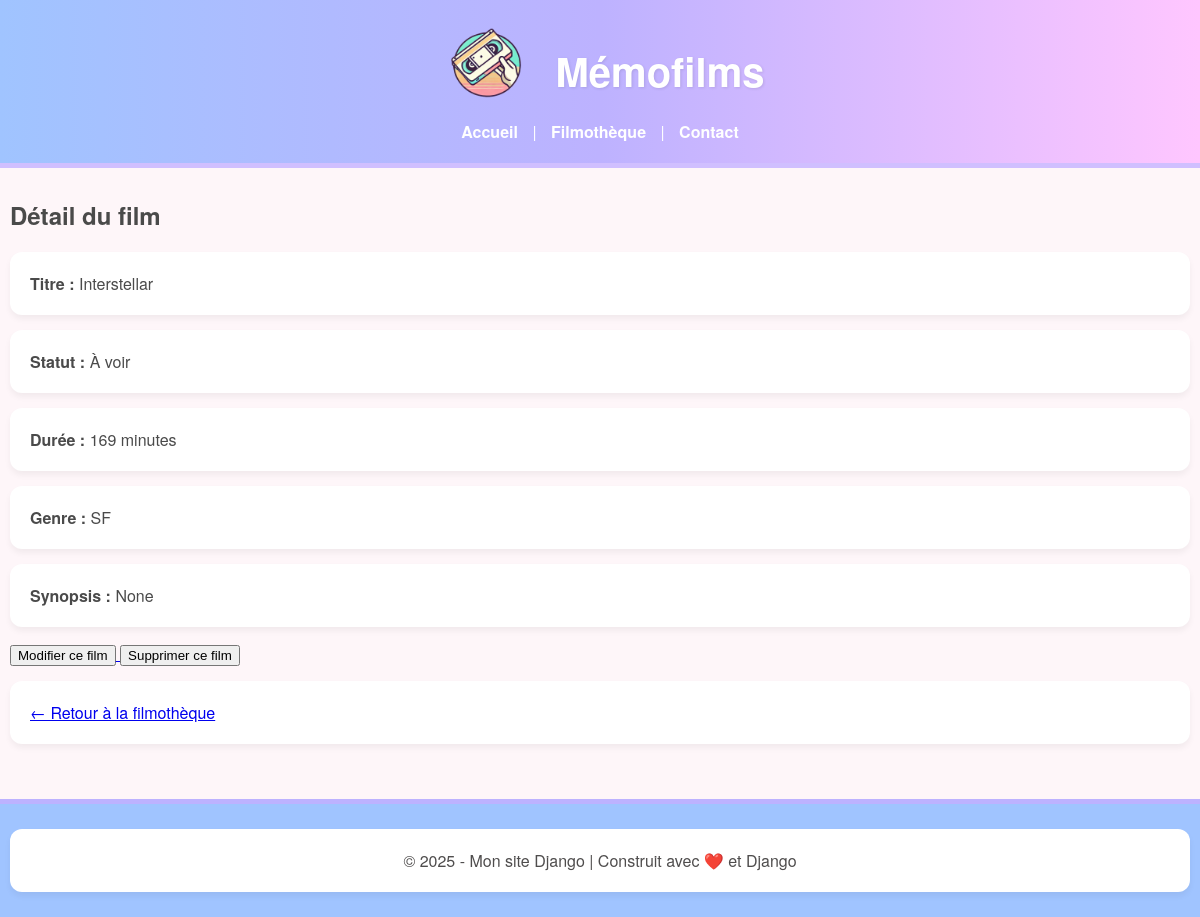
Page /filmotheque/5/ on the committed database.
### listings/models.py (models this page shows, shortened)
class Film(models.Model): # .Model => classe de base des modèles
    STATUT_CHOICES = [
        ('VU', 'Vu'),
        ('AVOIR', 'À voir'),
    ]
    statut = models.CharField(
        max_length=6,
        choices=STATUT_CHOICES,
        default='AVOIR'
    )
    name = models.CharField(max_length=100)
    date_sortie = models.IntegerField(
        null=True,
        blank=True,
        validators=[
            MinValueValidator(1800),
            MaxValueValidator(current_year + 1)
            ]
    )
    duree = models.IntegerField(null=True, blank=True)
    genre = models.CharField(max_length=20)
    synopsis = models.URLField(null=True, blank=True)
    class Meta:
        unique_together = ('name', 'date_sortie')  # pour éviter les doublons exacts

### listings/views.py (the view)
# urls.py: path('filmotheque/<int:film_id>/', views.film_detail, name='film_detail'),
def film_detail(request, film_id):
    film = Film.objects.get(id=film_id)
    return render(request,
                  'listings/film_detail.html',
                  {'film': film})

### listings/templates/listings/film_detail.html (shortened to what this page needs)
<!DOCTYPE html>
{% extends 'listings/base.html' %}
{% block content %}
<h2>Détail du film</h2>
<p><strong>Titre :</strong> {{ film.name }}</p>
<p><strong>Statut :</strong> {{ film.get_statut_display }}</p>
<p><strong>Durée :</strong> {{ film.duree }} minutes</p>
<p><strong>Genre :</strong> {{ film.genre }}</p>
<p><strong>Synopsis :</strong> {{ film.synopsis }}</p>
<a href="{% url 'modifier_film' film.id %}">
    <button type="button">Modifier ce film</button>
</a>
<form action="{% url 'supprimer_film' film.id %}" method="post" style="display:inline;">
    <button type="submit" onclick="return confirm('Supprimer ce film ?');">Supprimer ce film</button>
</form>
<p><a href="{% url 'filmotheque' %}">← Retour à la filmothèque</a></p>
{% endblock %}

### listings/static/listings/styles.css (style rules this page uses)
body { font-family: 'Helvetica Neue', Arial, sans-serif; margin: 0; padding: 0; background-color: #fef6f9; color: #4a4a4a; }
p { background-color: white; margin: 15px 0; padding: 20px; border-radius: 12px; box-shadow: 0 4px 6px rgba(0,0,0,0.05); transition: transform 0.2s ease; }

### rows in the picture
Film: name "Interstellar", statut "À voir", duree "169", genre "SF", synopsis "None"
